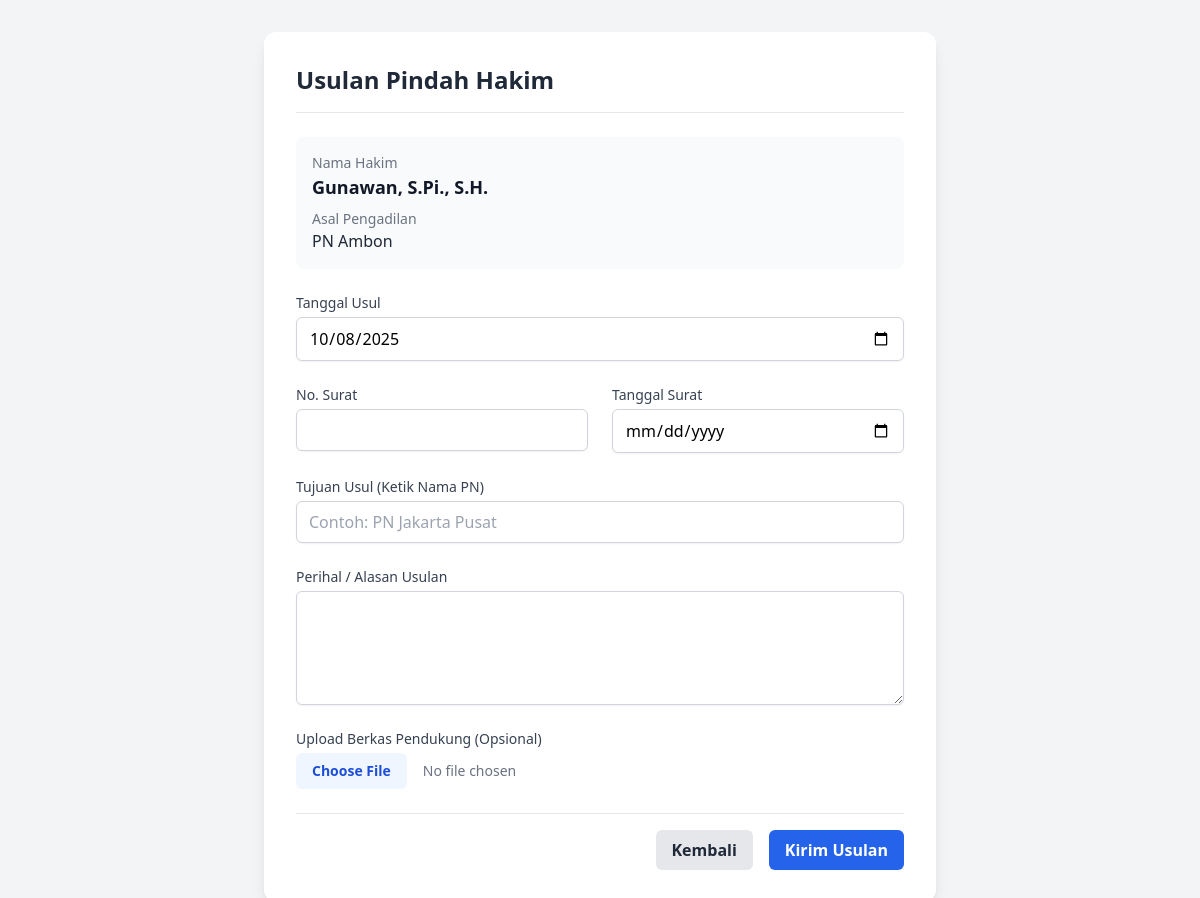
The page /usul.php?id=34 on the database its author committed.
### tables this page shows
CREATE TABLE `hakim_perikanan` (
  `id` int(11) NOT NULL,
  `nama_hakim` varchar(255) NOT NULL,
  `id_pengadilan` int(11) NOT NULL,
  `status_perpanjangan` varchar(255) DEFAULT NULL,
  `tanggal_habis` date DEFAULT NULL
);

CREATE TABLE `pengadilan` (
  `id` int(11) NOT NULL,
  `nama_pengadilan` varchar(255) NOT NULL
);

### usul.php (the view, shortened to what this page needs)
<?php
require_once 'koneksi.php';
$hakim_id = isset($_GET['id']) ? intval($_GET['id']) : 0;
$stmt_hakim = $conn->prepare("SELECT h.nama_hakim, p.nama_pengadilan, p.id as id_pengadilan_asal FROM hakim_perikanan h JOIN pengadilan p ON h.id_pengadilan = p.id WHERE h.id = ?");
$stmt_hakim->bind_param("i", $hakim_id);
$stmt_hakim->execute();
$hakim = $stmt_hakim->get_result()->fetch_assoc();
?>
<!DOCTYPE html>
<html lang="id">
<head>
    <script src="https://cdn.tailwindcss.com"></script>
</head>
<body class="bg-gray-100">
<div class="container mx-auto p-4 sm:p-6 lg:p-8">
    <div class="max-w-2xl mx-auto bg-white p-8 rounded-xl shadow-lg">
        <h1 class="text-2xl font-bold text-gray-800 border-b pb-4">Usulan Pindah Hakim</h1>
        <div class="my-6 p-4 bg-gray-50 rounded-lg">
            <p class="text-sm font-medium text-gray-500">Nama Hakim</p>
            <p class="text-lg font-semibold text-gray-900"><?php echo htmlspecialchars($hakim['nama_hakim']); ?></p>
            <p class="text-sm text-gray-500 mt-2">Asal Pengadilan</p>
            <p class="text-md font-medium text-gray-800"><?php echo htmlspecialchars($hakim['nama_pengadilan']); ?></p>
        </div>
        <form action="usul.php?id=<?php echo $hakim_id; ?>" method="POST" enctype="multipart/form-data" class="space-y-6">
            <div>
                <label for="tanggal_usul" class="block text-sm font-medium text-gray-700">Tanggal Usul</label>
                <input type="date" name="tanggal_usul" id="tanggal_usul" required class="mt-1 block w-full px-3 py-2 border border-gray-300 rounded-md shadow-sm" value="<?php echo date('Y-m-d'); ?>">
            </div>
            <div class="grid grid-cols-1 sm:grid-cols-2 gap-6">
                <div>
                    <label for="no_surat" class="block text-sm font-medium text-gray-700">No. Surat</label>
                    <input type="text" name="no_surat" id="no_surat" class="mt-1 block w-full px-3 py-2 border border-gray-300 rounded-md shadow-sm">
                </div>
                <div>
                    <label for="tanggal_surat" class="block text-sm font-medium text-gray-700">Tanggal Surat</label>
                    <input type="date" name="tanggal_surat" id="tanggal_surat" class="mt-1 block w-full px-3 py-2 border border-gray-300 rounded-md shadow-sm">
                </div>
            </div>
            <div>
                <label for="tujuan_usul_text" class="block text-sm font-medium text-gray-700">Tujuan Usul (Ketik Nama PN)</label>
                <input type="text" name="tujuan_usul_text" id="tujuan_usul_text" class="mt-1 block w-full px-3 py-2 border border-gray-300 rounded-md shadow-sm" placeholder="Contoh: PN Jakarta Pusat">
            </div>
            <div>
                <label for="alasan_pindah" class="block text-sm font-medium text-gray-700">Perihal / Alasan Usulan</label>
                <textarea name="alasan_pindah" id="alasan_pindah" rows="4" required class="mt-1 block w-full px-3 py-2 border border-gray-300 rounded-md shadow-sm"></textarea>
            </div>
            <div>
                <label for="berkas_usulan" class="block text-sm font-medium text-gray-700">Upload Berkas Pendukung (Opsional)</label>
                <input type="file" name="berkas_usulan" id="berkas_usulan" class="mt-1 block w-full text-sm text-gray-500 file:mr-4 file:py-2 file:px-4 file:rounded-md file:border-0 file:text-sm file:font-semibold file:bg-blue-50 file:text-blue-700 hover:file:bg-blue-100">
            </div>
            <div class="flex items-center justify-end space-x-4 pt-4 border-t">
                <a href="perikanan_db.php" class="bg-gray-200 text-gray-800 px-4 py-2 rounded-md font-semibold hover:bg-gray-300">Kembali</a>
                <button type="submit" class="bg-blue-600 text-white px-4 py-2 rounded-md font-semibold hover:bg-blue-700">Kirim Usulan</button>
            </div>
        </form>
    </div>
</div>
</body>
</html>

### rows shown on the page
hakim_perikanan: nama_hakim "Gunawan, S.Pi., S.H.", id_pengadilan.nama_pengadilan "PN Ambon"
